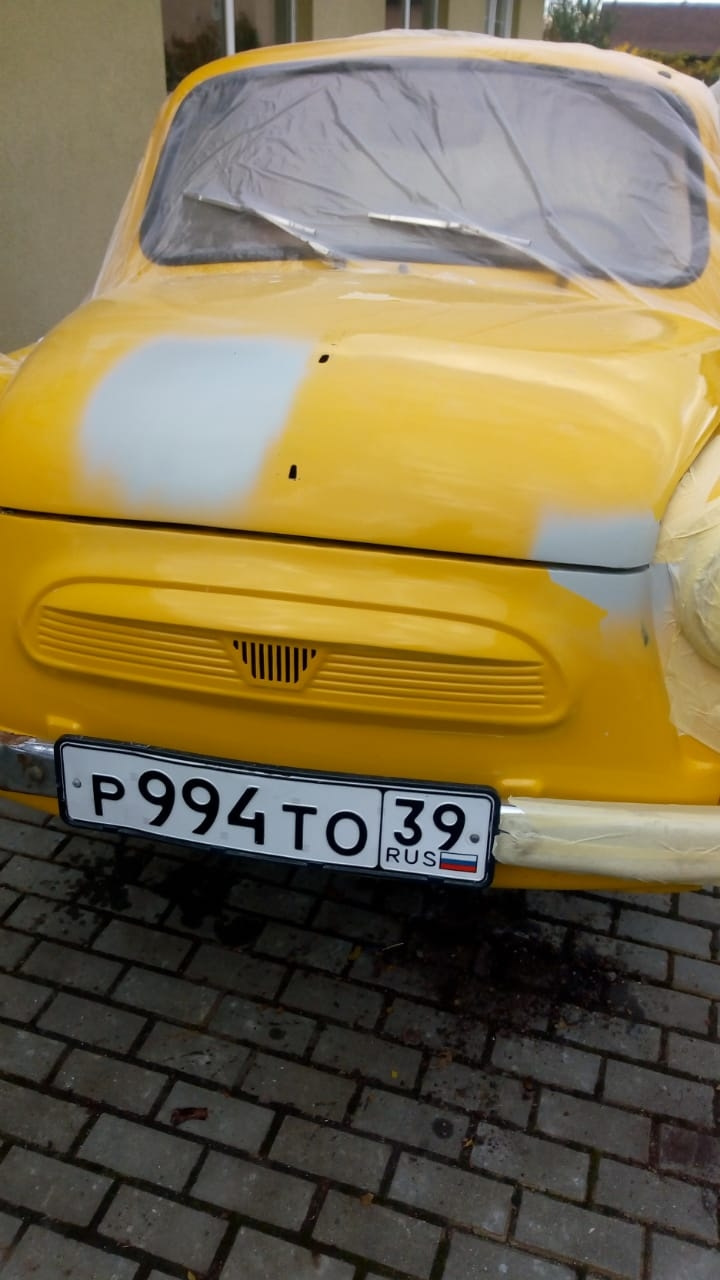
#> input picture example.jpg, 720 x 1280 px
$ python main.py
#> lines starting #> are read from the running program, lines starting #| are printed output that depends on the picture; after the words box and inside, x2 and y2 are one past the last pixel; in counts of white or black regions, pixels touching at a corner belong together
import re
import cv2
from cv2 import threshold
import numpy as np
import pytesseract
from imutils import contours


hsv_min = np.array((0, 54, 5), np.uint8)
hsv_max = np.array((187, 255, 253), np.uint8)

# tesseract fix
pytesseract.pytesseract.tesseract_cmd = r"C:\Program Files\Tesseract-OCR\tesseract.exe"
tessdata_dir_config = r'--tessdata-dir "C:\Program Files\Tesseract-OCR"'

# create image object
image = cv2.imread("example.jpg")
#> image is the input picture: shape (1280, 720, 3); mean B, G, R 76.9, 111.6, 125.8

# make grayscale
gray = cv2.cvtColor(image, cv2.COLOR_BGR2GRAY)
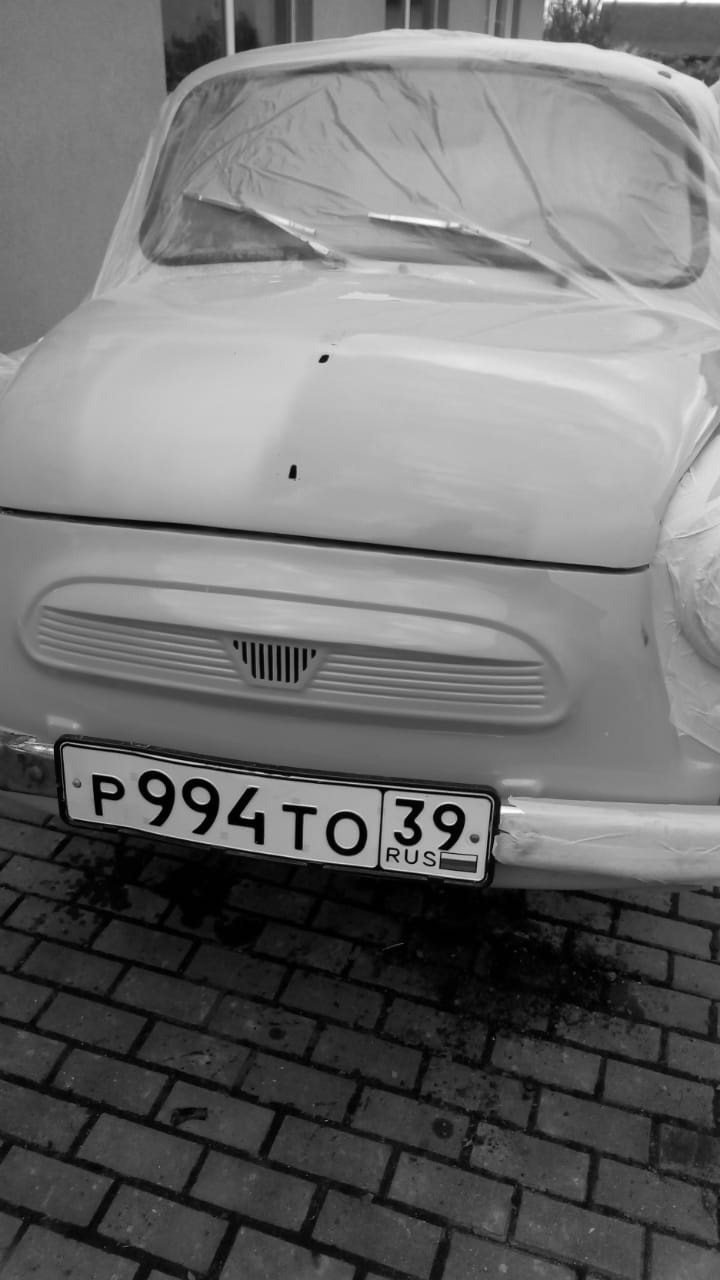
#> gray: shape (1280, 720); min 0, max 255, mean 111.9

# add some sharpness
thresh = cv2.threshold(gray, 0, 255, cv2.THRESH_OTSU)[1]
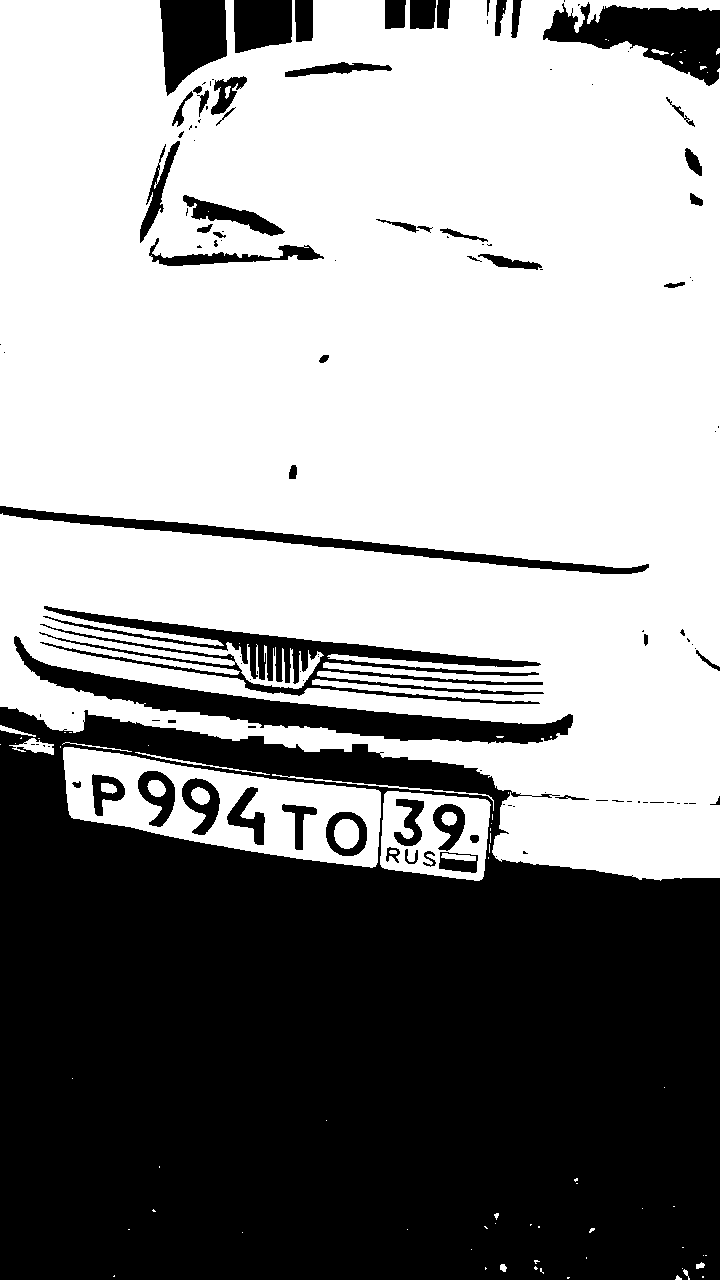
#> thresh: shape (1280, 720); 57.8% white; 124 black regions (67 under 20 px)

contours123, _ = cv2.findContours( thresh.copy(), cv2.RETR_TREE, cv2.CHAIN_APPROX_SIMPLE)
#> contours123 = 217 contours, 145 with area under 20; largest, box (x1, y1, x2, y2) and area: (0, 0, 720, 881) 535492, (63, 747, 381, 868) 23079, (38, 605, 545, 705) 13650, (13, 635, 574, 745) 12833, (380, 791, 491, 881) 8312

def showImage(pic):
    cv2.imshow("test", pic)
    cv2.waitKey()
    cv2.destroyAllWindows()

for cnt in contours123:
        rect = cv2.minAreaRect(cnt) # пытаемся вписать прямоугольник
        box = cv2.boxPoints(rect) # поиск четырех вершин прямоугольника
        box = np.int0(box) # округление координат
        area = int(rect[1][0]*rect[1][1]) # вычисление площади
        if area > 500:
            # cv2.drawContours(image,[box],0,(255,0,0),2) # рисуем прямоугольник
            x, y, w, h = cv2.boundingRect(cnt)
            img = image[y:y+h, x:x+w]
#> (the run stopped early here; a loop or call above may not have finished)
